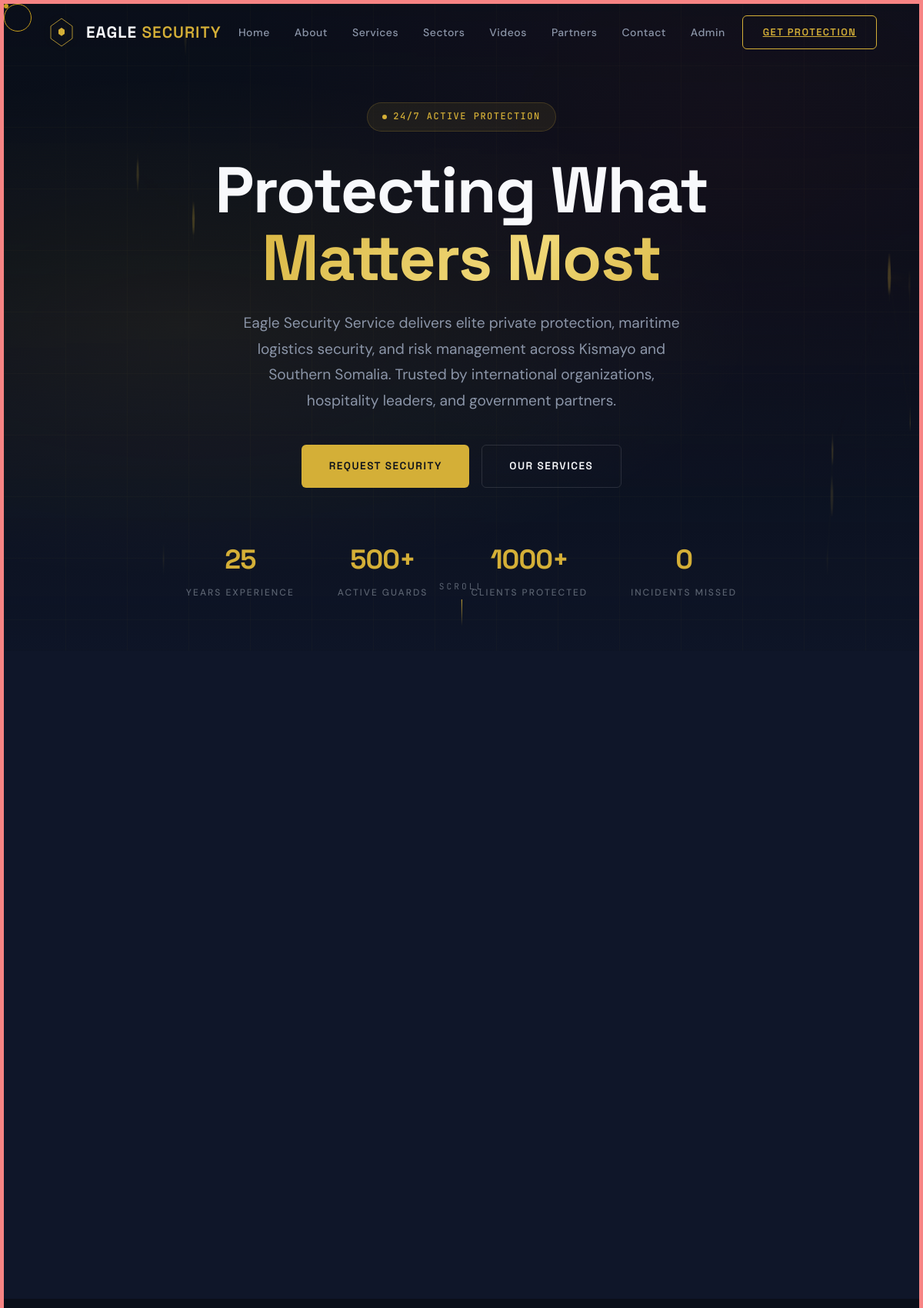
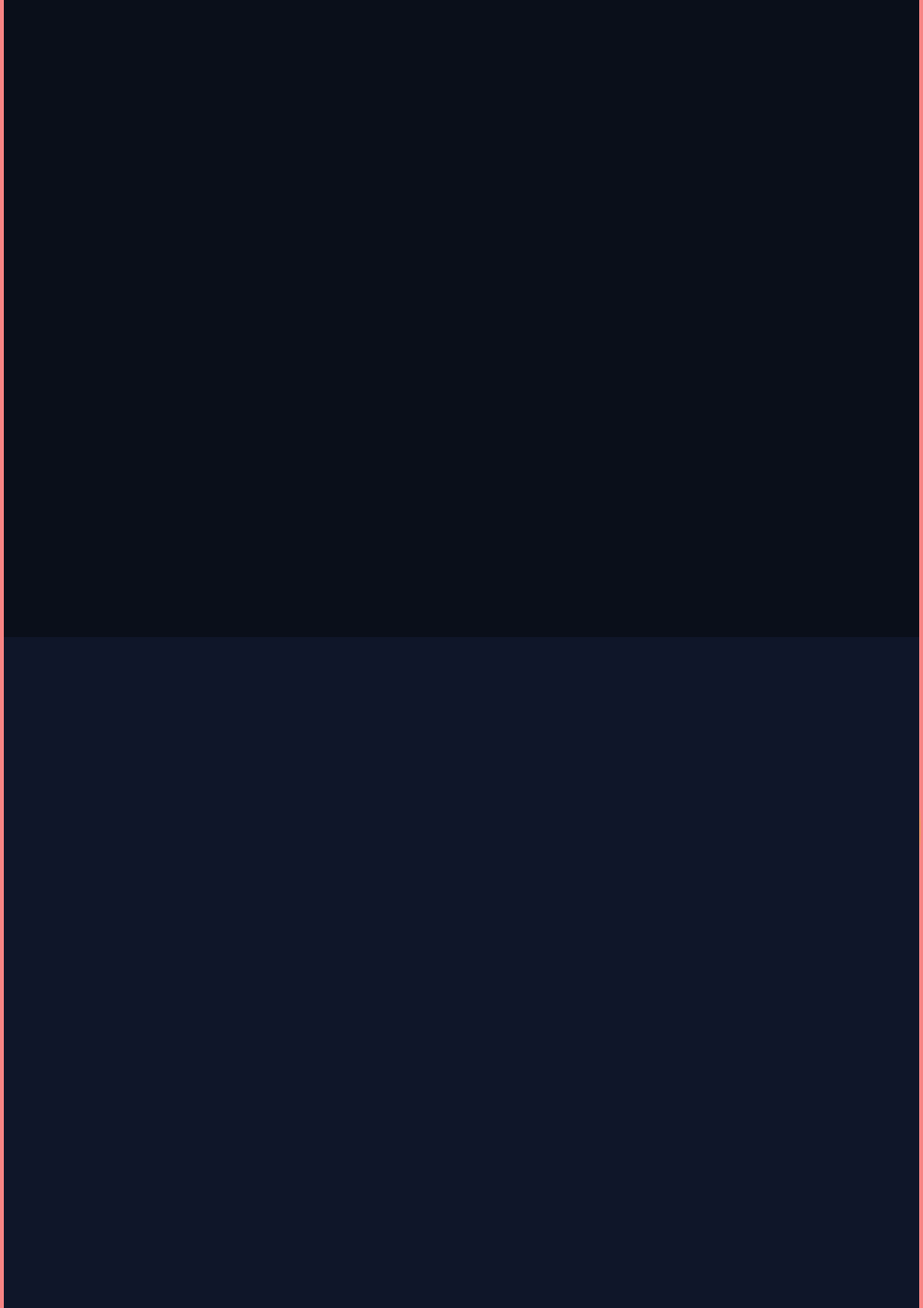
The app's page / (signed in, upper part) with its own data (2 pictures, top to bottom).
### core/models.py (models this page shows, shortened)
class SiteSettings(models.Model):
    site_title = models.CharField(max_length=100, default="Eagle Security Service")
    tagline = models.CharField(max_length=200, default="Elite Private Protection")
    hero_title_line1 = models.CharField(max_length=100, default="Protecting What")
    hero_title_line2 = models.CharField(max_length=100, default="Matters Most")
    hero_subtitle = models.TextField(default="Eagle Security Service delivers elite private protection...")
    hero_badge_text = models.CharField(max_length=50, default="24/7 Active Protection")
    hero_eagle_image = models.ImageField(upload_to='hero/', blank=True, null=True)
    cta_primary_text = models.CharField(max_length=50, default="Request Security")
    cta_secondary_text = models.CharField(max_length=50, default="Our Services")
    contact_phone = models.CharField(max_length=30, default="+1 (234) 567-890")
    contact_email = models.EmailField(default="info@eaglesecurity.com")
    contact_address = models.TextField(default="123 Security Plaza, Suite 500\nNew York, NY 10001")
    footer_text = models.TextField(default="Elite private security services protecting what matters most.")
    is_active = models.BooleanField(default=True)
    class Meta:
        verbose_name = "Site Settings"
        verbose_name_plural = "Site Settings"

### core/views.py (the view)
# urls.py: path('', views.home, name='home'),
def home(request):
    site_settings = get_site_settings()
    context = get_home_context(site_settings=site_settings)
    return render(request, 'core/index.html', context)

### core/views.py (called while the page is built)
def get_site_settings():
    site_settings = SiteSettings.objects.filter(is_active=True).first()
    if not site_settings:
        site_settings = SiteSettings.objects.first()
    return site_settings

def get_home_context(site_settings=None, form=None):
    if site_settings is None:
        site_settings = get_site_settings()
    return {
        'settings': site_settings,
        'hero_stats': HeroStat.objects.filter(is_active=True),
        'services': Service.objects.filter(is_active=True),
        'about': AboutSection.objects.filter(is_active=True).first(),
        'sectors': Sector.objects.filter(is_active=True),
        'why_us': WhyChooseUs.objects.filter(is_active=True),
        'partners': Partner.objects.filter(is_active=True),
        'testimonials': Testimonial.objects.filter(is_active=True),
        'videos': Video.objects.filter(is_active=True),  # <-- ADD THIS
        'form': form or ContactForm(),
    }

### core/templates/core/index.html (shortened to what this page needs)
{% extends 'core/base.html' %}
{% load static %}
{% block content %}
<section class="hero" id="home">
    <div class="hero-bg">
        <div class="hero-eagle-bg">
            {% if settings.hero_eagle_image %}
            <img src="{{ settings.hero_eagle_image.url }}" alt="Eagle Security" class="hero-eagle-img">
            {% else %}
            <img src="https://images.unsplash.com/photo-1497119146420-012f8fc80a3a?w=400&auto=format&fit=crop&q=60&ixlib=rb-4.1.0&ixid=M3wxMjA3fDB8MHxzZWFyY2h8Mnx8ZWFnbGUlMjBleWUlMjBzZWN1cml0eXxlbnwwfHwwfHx8MA%3D%3D" alt="Eagle Security" class="hero-eagle-img">
            {% endif %}
            <div class="hero-eagle-overlay"></div>
        </div>
    </div>
    <div class="hero-grid"></div>
    <div class="hero-content">
        <div class="hero-badge"><span class="pulse"></span>{{ settings.hero_badge_text|default:"24/7 Active Protection" }}</div>
        <h1 class="hero-title">
            <span class="line1">{{ settings.hero_title_line1|default:"Protecting What" }}</span>
            <span class="line2">{{ settings.hero_title_line2|default:"Matters Most" }}</span>
        </h1>
        <p class="hero-subtitle">{{ settings.hero_subtitle|default:"Eagle Security Service delivers elite private protection across all sectors. From corporate headquarters to critical infrastructure, our trained professionals ensure uncompromising safety with cutting-edge technology and tactical expertise." }}</p>
        <div class="hero-cta-group">
            <a href="#contact" class="btn-primary">{{ settings.cta_primary_text|default:"Request Security" }}</a>
            <a href="#services" class="btn-secondary">{{ settings.cta_secondary_text|default:"Our Services" }}</a>
        </div>
        <div class="hero-stats">
            {% for stat in hero_stats %}
            <div class="stat-item">
                <span class="stat-number" data-count="{{ stat.count }}">0</span>
                <span class="stat-label">{{ stat.label }}</span>
            </div>
            {% empty %}
            <div class="stat-item"><span class="stat-number" data-count="25">0</span><span class="stat-label">Years Experience</span></div>
            <div class="stat-item"><span class="stat-number" data-count="500">0</span><span class="stat-label">Active Guards</span></div>
            <div class="stat-item"><span class="stat-number" data-count="1000">0</span><span class="stat-label">Clients Protected</span></div>
            <div class="stat-item"><span class="stat-number" data-count="0">0</span><span class="stat-label">Incidents Missed</span></div>
            {% endfor %}
        </div>
    </div>
    <div class="scroll-indicator"><span>Scroll</span><div class="scroll-line"></div></div>
</section>
<section class="services" id="services">
    <div class="services-grid">
    </div>
</section>
<section class="about" id="about">
    <div class="about-container">
    </div>
</section>
{% if videos %}
<section class="videos-section" id="videos">
    <div class="videos-container">
        {% with first_video=videos|first %}
        <div class="videos-grid">
        </div>
        {% endwith %}
    </div>
</section>
{% endif %}
<section class="sectors" id="sectors">
</section>
{% endblock %}

### core/templates/core/base.html (shortened to what this page needs)
{% load static %}
<!DOCTYPE html>
<html lang="en">
<head>
    <link rel="stylesheet" href="{% static 'core/css/main.css' %}?v={% now 'Ymd' %}">
</head>
<body class="{% block body_class %}{% endblock %}">
    {% include 'core/includes/navbar.html' %}
    <main id="main-content" role="main">
        {% block content %}{% endblock %}
    </main>
</body>
</html>

### core/templates/core/includes/navbar.html (shortened to what this page needs)
{% load static %}
<nav class="navbar" id="navbar" role="navigation" aria-label="Main navigation">
    <a href="{% url 'home' %}" class="logo">
        <div class="logo-icon">
            <svg viewBox="0 0 100 100">
                <path d="M50 5 L85 30 L85 70 L50 95 L15 70 L15 30 Z" fill="none" stroke="#D4AF37" stroke-width="2"/>
                <path d="M50 35 L60 42 L60 55 L50 62 L40 55 L40 42 Z" fill="#D4AF37"/>
            </svg>
        </div>
        <span class="logo-text">EAGLE <span>SECURITY</span></span>
    </a>
    <ul class="nav-links" role="menubar">
        <li role="none"><a href="{% url 'home' %}#home" role="menuitem">Home</a></li>
        <li role="none"><a href="{% url 'home' %}#about" role="menuitem">About</a></li>
        <li role="none"><a href="{% url 'home' %}#services" role="menuitem">Services</a></li>
        <li role="none"><a href="{% url 'home' %}#sectors" role="menuitem">Sectors</a></li>
        <li role="none"><a href="{% url 'home' %}#videos" role="menuitem">Videos</a></li>
        <li role="none"><a href="{% url 'home' %}#partners" role="menuitem">Partners</a></li>
        <li role="none"><a href="{% url 'home' %}#contact" role="menuitem">Contact</a></li>
        {% if user.is_staff %}
        <li role="none"><a href="{% url 'admin_dashboard' %}" role="menuitem">Admin</a></li>
        {% endif %}
    </ul>
    <a href="{% url 'home' %}#contact" class="nav-cta">Get Protection</a>
</nav>

### core/templates/core/includes/footer.html (shortened to what this page needs)
{% load static %}

### core/templates/core/index.html (style rules this page uses)
.videos-section { background: #0F1629; padding: 6rem 5%; position: relative; z-index: 2; }
.videos-container { max-width: 1200px; margin: 0 auto; }
.videos-grid { display: grid !important; grid-template-columns: repeat(3, 1fr) !important; gap: 2rem !important; }

### records on screen
SiteSettings: hero_badge_text "24/7 ACTIVE PROTECTION", hero_title_line1 "Protecting What", hero_title_line2 "Matters Most", hero_subtitle "Eagle Security Service delivers elite private protection, maritime logistics security, and risk management across Kismayo and Southern Somalia. Trusted by international organizations, hospitality leaders, and government partners.", cta_primary_text "REQUEST SECURITY", cta_secondary_text "OUR SERVICES"
